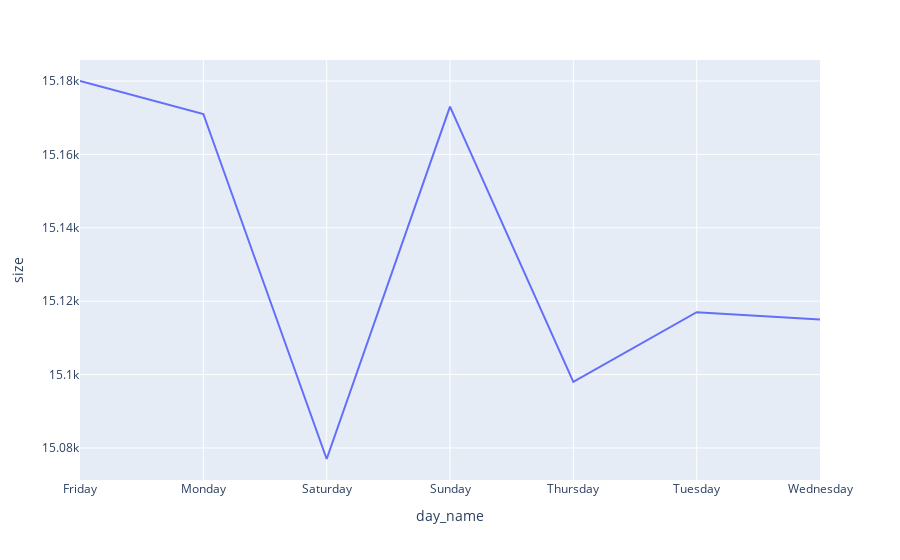

The code cell stored with this chart in its notebook:
### Code cell
# total crimes for the entire city per day
df_total_day_name = df_new
df_total_day_name = df_total_day_name.groupby(df_total_day_name['day_name'], as_index=False).size()
df_total_day_name.set_index('day_name',inplace=True)

fig = px.line(df_total_day_name, y="size")
fig.show()

### Figure 1 — Plotly figure (JSON) as saved in the notebook; plotly's stock layout.template omitted (floating-point values rounded to 4 significant figures)
{"data": [{"hovertemplate": "day_name=%{x}<br>size=%{y}<extra></extra>", "legendgroup": "", "line": {"color": "#636efa", "dash": "solid"}, "mode": "lines", "name": "", "orientation": "v", "showlegend": false, "type": "scatter", "x": ["Friday", "Monday", "Saturday", "Sunday", "Thursday", "Tuesday", "Wednesday"], "xaxis": "x", "y": [15180, 15171, 15077, 15173, 15098, 15117, 15115], "yaxis": "y"}], "layout": {"legend": {"tracegroupgap": 0}, "margin": {"t": 60}, "xaxis": {"anchor": "y", "domain": [0, 1], "title": {"text": "day_name"}}, "yaxis": {"anchor": "x", "domain": [0, 1], "title": {"text": "size"}}}}
